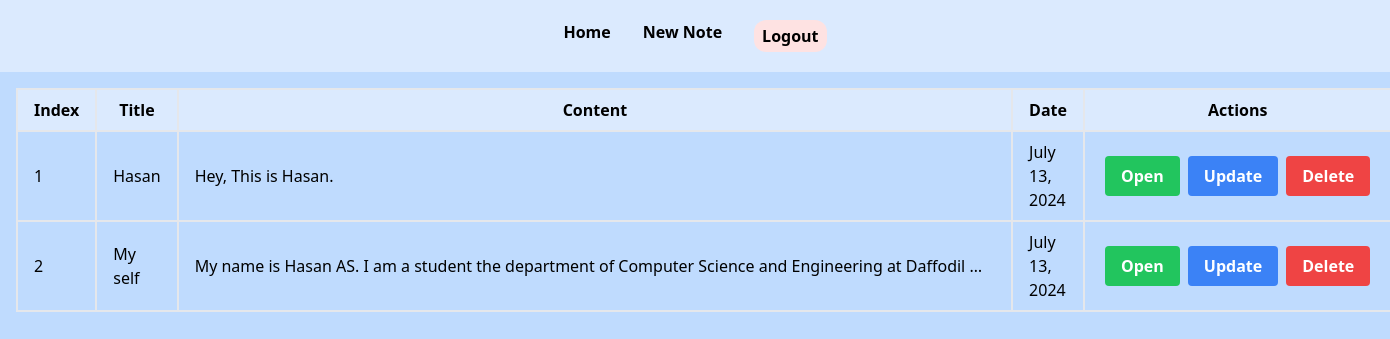
The page / (signed in) on the database as committed earlier.
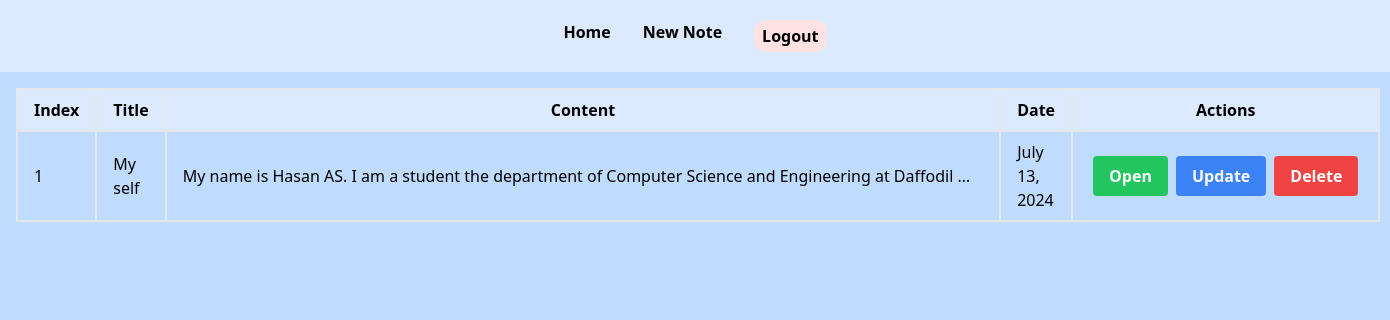
The same page on the database as committed later.
### main/models.py (models this page shows, shortened)
class Notess(models.Model):
    user = models.ForeignKey(User, on_delete=models.CASCADE)
    title = models.CharField(max_length=200)
    content = models.TextField()
    create_date = models.DateField(blank=True, null=True)
    update_date = models.DateField(blank=True, null=True)

### main/views.py (the view)
# urls.py: 2. Add a URL to urlpatterns:  path('', views.home, name='home')
@login_required
def home(request):
    notes = Notess.objects.filter(user=request.user)
    context = {
        "notes": notes
    }
    return render(request, 'home.html', context)

### main/templates/home.html (shortened to what this page needs)
{% extends "base.html" %}
{% load static %}
{% block content %}
<div class="main p-4 items-center justify-center">
    <table class="border-collapse w-full">
        <thead>
            <tr class="bg-blue-100">
                <th class="border-2 px-4 py-2">Index</th>
                <th class="border-2 px-4 py-2">Title</th>
                <th class="border-2 px-96 py-2">Content</th>
                <th class="border-2 px-4 py-2">Date</th>
                <th class="border-2 px-4 py-2">Actions</th>
            </tr>
        </thead>
        <tbody>
            {% for note in notes %}
            <tr>
                <td class="border-2 px-4 py-2">{{ forloop.counter }}</td>
                <td class="border-2 px-4 py-2">{{ note.title }}</td>
                <td class="border-2 px-4 py-2">{{ note.content|striptags|truncatechars:100 }}</td>
                <td class="border-2 px-4 py-2">{{ note.create_date }}</td>
                <td class="border-2 px-4 py-2">
                    <div class="flex justify-center">
                        <form action="{% url 'show' note.id %}" method="get" class="inline">
                            <button type="submit" class="bg-green-500 hover:bg-green-700 text-white font-bold px-4 py-2 rounded mx-1">Open</button>
                        </form>
                        <form action="{% url 'update_note' note.id %}" method="get" class="inline">
                            <button class="bg-blue-500 hover:bg-blue-700 text-white font-bold py-2 px-4 rounded mx-1">Update</button>
                        </form>
                        <form action="{% url 'delete_note' note.id %}" method="post" class="inline">
                            <button type="submit" class="bg-red-500 hover:bg-red-700 text-white font-bold px-4 py-2 rounded mx-1">Delete</button>
                        </form>
                    </div>
                </td>
            </tr>
            {% endfor %}
        </tbody>
    </table>
</div>
{% endblock content %}

Rows that differ between the two databases and show on the page:
removed Notess: title "Hasan", content "Hey, This is Hasan.", create_date "July 13, 2024"
